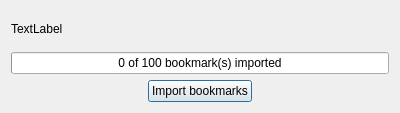
<?xml version="1.0" encoding="UTF-8"?>
<ui version="4.0">
 <class>ServerBookmarksImportDialog</class>
 <widget class="QDialog" name="ServerBookmarksImportDialog">
  <property name="geometry">
   <rect>
    <x>0</x>
    <y>0</y>
    <width>400</width>
    <height>113</height>
   </rect>
  </property>
  <property name="windowTitle">
   <string>Import bookmarks</string>
  </property>
  <layout class="QGridLayout" name="gridLayout">
   <item row="2" column="1">
    <widget class="QPushButton" name="importButton">
     <property name="text">
      <string>Import bookmarks</string>
     </property>
     <property name="icon">
      <iconset theme="document-import" resource="../breeze-qownnotes.qrc">
       <normaloff>:/icons/breeze-qownnotes/16x16/document-import.svg</normaloff>:/icons/breeze-qownnotes/16x16/document-import.svg</iconset>
     </property>
    </widget>
   </item>
   <item row="2" column="0">
    <spacer name="horizontalSpacer">
     <property name="orientation">
      <enum>Qt::Horizontal</enum>
     </property>
     <property name="sizeHint" stdset="0">
      <size>
       <width>101</width>
       <height>20</height>
      </size>
     </property>
    </spacer>
   </item>
   <item row="1" column="0" colspan="3">
    <widget class="QProgressBar" name="progressBar">
     <property name="value">
      <number>0</number>
     </property>
     <property name="format">
      <string>%v of %m bookmark(s) imported</string>
     </property>
    </widget>
   </item>
   <item row="2" column="2">
    <spacer name="horizontalSpacer_2">
     <property name="orientation">
      <enum>Qt::Horizontal</enum>
     </property>
     <property name="sizeHint" stdset="0">
      <size>
       <width>101</width>
       <height>20</height>
      </size>
     </property>
    </spacer>
   </item>
   <item row="0" column="0" colspan="3">
    <widget class="QLabel" name="infoLabel">
     <property name="text">
      <string notr="true">TextLabel</string>
     </property>
     <property name="wordWrap">
      <bool>true</bool>
     </property>
    </widget>
   </item>
  </layout>
 </widget>
 <resources>
  <include location="../breeze-qownnotes.qrc"/>
 </resources>
 <connections/>
</ui>
